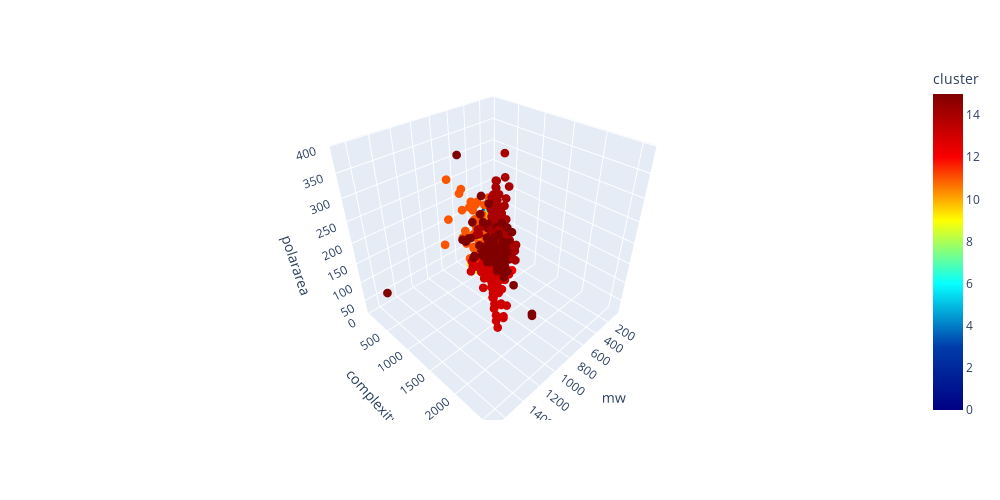

Notebook code for this chart:
### Code cell
import plotly.express as px

fig = px.scatter_3d(df, x='mw', y='complexity', z='polararea', color='cluster', color_continuous_scale='jet')
fig.update_traces(marker={'size': 3})
fig.update_layout(width=1000, height=500)
fig.show()

### Figure 1 — Plotly figure (JSON) as saved in the notebook; plotly's stock layout.template omitted (floating-point values rounded to 4 significant figures; data arrays with more than 128 entries replaced by an {"elided": "..."} marker saying what was removed)
{"data": [{"hovertemplate": "mw=%{x}<br>complexity=%{y}<br>polararea=%{z}<br>cluster=%{marker.color}<extra></extra>", "legendgroup": "", "marker": {"color": {"elided": "9626 int values"}, "coloraxis": "coloraxis", "size": 3, "symbol": "circle"}, "mode": "markers", "name": "", "scene": "scene", "showlegend": false, "type": "scatter3d", "x": {"elided": "9626 float values"}, "y": {"elided": "9626 float values"}, "z": {"elided": "9626 float values"}}], "layout": {"coloraxis": {"colorbar": {"title": {"text": "cluster"}}, "colorscale": [[0, "rgb(0,0,131)"], [0.2, "rgb(0,60,170)"], [0.4, "rgb(5,255,255)"], [0.6, "rgb(255,255,0)"], [0.8, "rgb(250,0,0)"], [1, "rgb(128,0,0)"]]}, "height": 500, "legend": {"tracegroupgap": 0}, "margin": {"t": 60}, "scene": {"domain": {"x": [0, 1], "y": [0, 1]}, "xaxis": {"title": {"text": "mw"}}, "yaxis": {"title": {"text": "complexity"}}, "zaxis": {"title": {"text": "polararea"}}}, "width": 1000}}
